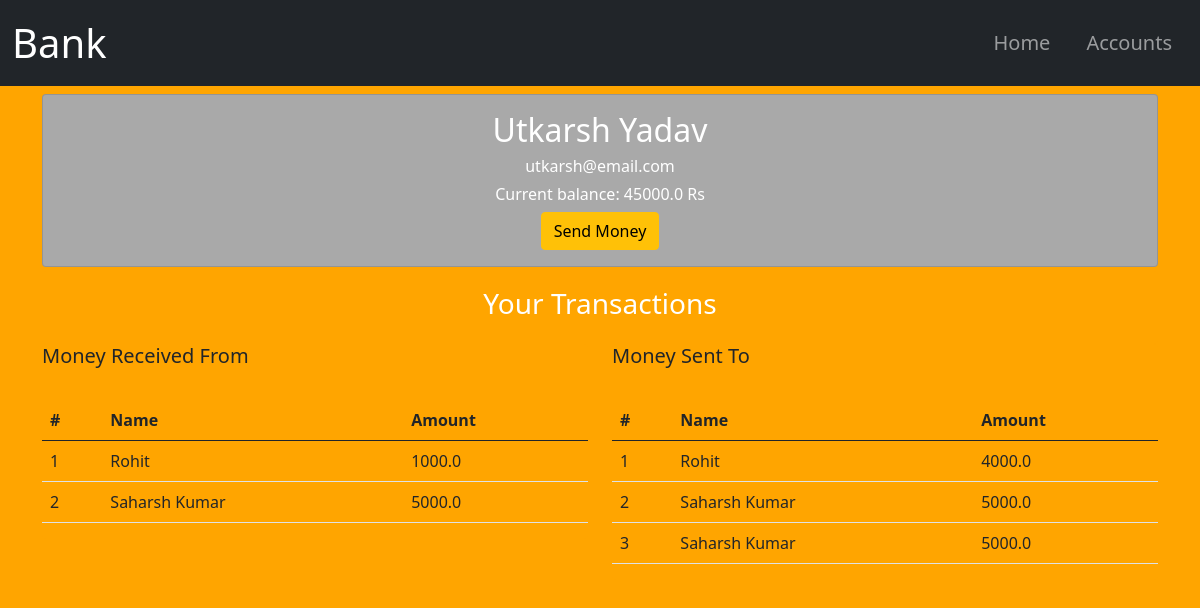
The app's page /customer/2/ with its own data.
### app/models.py (models this page shows, shortened)
class Customer(models.Model):
    name = models.CharField(max_length=30)
    email = models.EmailField(max_length=255)
    balance = models.FloatField()
    is_active = models.BooleanField(default=True)
    def __str__(self):
        return self.name

class TransferHistory(models.Model):
    sender = models.ForeignKey(Customer, on_delete=models.CASCADE, related_name='transfer_history')
    receiver = models.ForeignKey(Customer, on_delete=models.CASCADE, related_name='tranfer_history')
    amount = models.FloatField()

### app/views.py (the view)
# urls.py: path('customer/<int:pk>/', views.customer, name="customer"),
def customer(req, pk):
    customer = Customer.objects.get(id=pk)
    context = {
        'name': customer.name,
        'email': customer.email,
        'balance': customer.balance,
        'sentTo': TransferHistory.objects.filter(sender=customer.id),
        'receivedFrom': TransferHistory.objects.filter(receiver=customer.id),
        'receivers': Customer.objects.all().exclude(name=customer.name)
        }
    return render(req, 'app/customer.html', context)

### app/templates/app/customer.html (shortened to what this page needs)
{% extends 'app/layout.html' %}
{% load static %}
{% block navbar %}
    <a class="nav-link" href="{% url 'home' %}" style="margin-right: 20px;">Home</a>
    <a class="nav-link" href="{% url 'accounts' %}">Accounts</a>
{% endblock %}
{% block body %}
    <div class="container mt-2">
        <div class="row"  >
            <div class="col-12 align-self-center">
                <div class="card text-center text-white" style="background-color: darkgray;">
                    <div class="card-body">
                        <h2>{{name}}</h2>
                        <h6>{{email}}</h6>
                        <h6>Current balance: {{balance}} Rs</h6>
                        <button type="button" class="btn btn-warning" data-toggle="modal" data-target="#exampleModalCenter">Send Money</button>
                    </div>
                </div>
            </div>
        </div>
    </div>
    <div class="container mt-1">
        <div class="row"  >
            <div class="col-12 align-self-center">
                <div class="card text-center text-white" style="background-color: orange; border: none;">
                    <div class="card-body">
                        <h3>Your Transactions</h3>
                   </div>
                </div>
            </div>
        </div>
        <div class="row">
            <div class="col-lg-6 mb-4">
                <div class="card" style="background-color: orange; border: none;">
                    <h5>Money Received From</h5>
                    <table class="table table-hover mt-4">
                        <thead>
                            <tr>
                                <th scope="col">#</th>
                                <th scope="col">Name</th>
                                <th scope="col">Amount</th>
                            </tr>
                        </thead>
                        <tbody>
                            {% for record in receivedFrom%}
                                <tr>
                                    <td>{{forloop.counter}}</td>
                                    <td>{{record.sender}}</td>
                                    <td>{{record.amount}}</td>
                                </tr>
                            {% endfor%}
                        </tbody>
                    </table>
                </div>
            </div>
            <div class="col-lg-6 mb-4" >
                <div class="card" style="background-color: orange; border: none;">
                    <h5>Money Sent To</h5>
                    <table class="table table-hover mt-4">
                        <thead>
                            <tr>
                                <th scope="col">#</th>
                                <th scope="col">Name</th>
                                <th scope="col">Amount</th>
                            </tr>
                        </thead>
                        <tbody>
                            {% for record in sentTo %}
                                <tr>
                                    <td>{{forloop.counter}}</td>
                                    <td>{{record.receiver}}</td>
                                    <td>{{record.amount}}</td>
                                </tr>
                            {% endfor%}
                        </tbody>
                    </table>
                </div>
            </div>
        </div>
    </div>
{% endblock %}

### app/templates/app/layout.html (style rules this page uses)
body { background-color: orange; }

### records on screen
Customer: name "Utkarsh Yadav", email "utkarsh@email.com", balance "45000.0"
TransferHistory: sender "Rohit", amount "1000.0"
TransferHistory: sender "Saharsh Kumar", amount "5000.0"
TransferHistory: receiver "Rohit", amount "4000.0"
TransferHistory: receiver "Saharsh Kumar", amount "5000.0"
TransferHistory: receiver "Saharsh Kumar", amount "5000.0"
